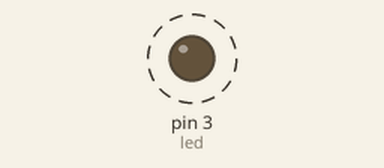
Bench run of a sketch on a simulated Arduino Uno, built with avr-gcc and run on an emulated ATmega328P. On the bench: output pins drawn as LEDs (lit = HIGH). Dashed ring = blinking.

Above: at 0.15 s.
Timing chart, 0 to 3.0 s (numbered marks = the images above):
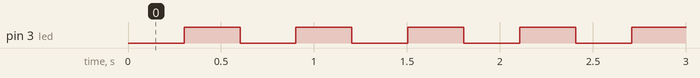

The sketch:

Listing3.ino
```cpp
int led = 3;
int naechsterWechsel = 0;
void setup() {
  pinMode(led,OUTPUT);
  naechsterWechsel = millis() + 300;
}
void loop() {
  if
    (millis() > naechsterWechsel) {
    digitalWrite(led, !digitalRead(led));
    naechsterWechsel = millis() + 300;
  }
}


/*
-millis klammern fehlen überall
 -beim digitalWrite fehlt die led
 -pinMode fehlt
 */
```

Measured:
- by itself, pin 3 (led): alternates HIGH for 0.30 s and LOW for 0.30 s, 108 changes in all, then stays LOW
